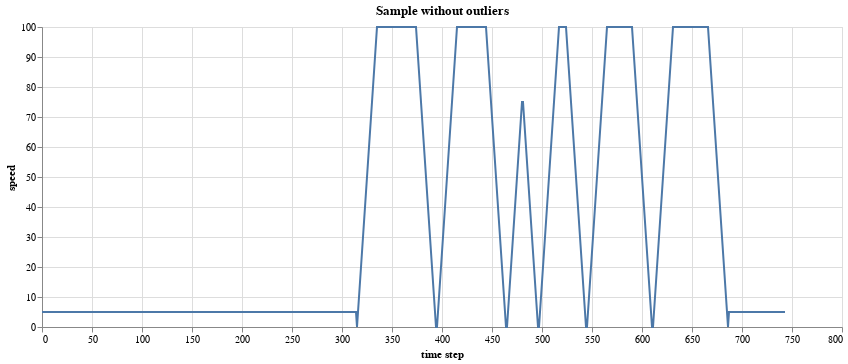

Notebook cell for this chart:
### Markdown cell above
The methodology we use to generate data already generates sample of variable length.

For now, we also keep the train/walk split at 50%.

### Code cell
sample = generate_sample()
fig = sample.get_figure()
fig.properties(title="Sample without outliers", width=800)

### Figure 1 — Vega-Lite specification as saved in the notebook (floating-point values rounded to 4 significant figures; data arrays with more than 128 entries replaced by an {"elided": "..."} marker saying what was removed)
{"config": {"view": {"continuousWidth": 400, "continuousHeight": 300}}, "data": {"name": "data-3a6ab3fd4b87ca83656bbd0d006f5508"}, "mark": "line", "encoding": {"x": {"type": "quantitative", "field": "time step"}, "y": {"type": "quantitative", "field": "speed"}}, "title": "Sample without outliers", "width": 800, "$schema": "https://vega.github.io/schema/vega-lite/v4.8.1.json", "datasets": {"data-3a6ab3fd4b87ca83656bbd0d006f5508": {"elided": "744 records"}}}
